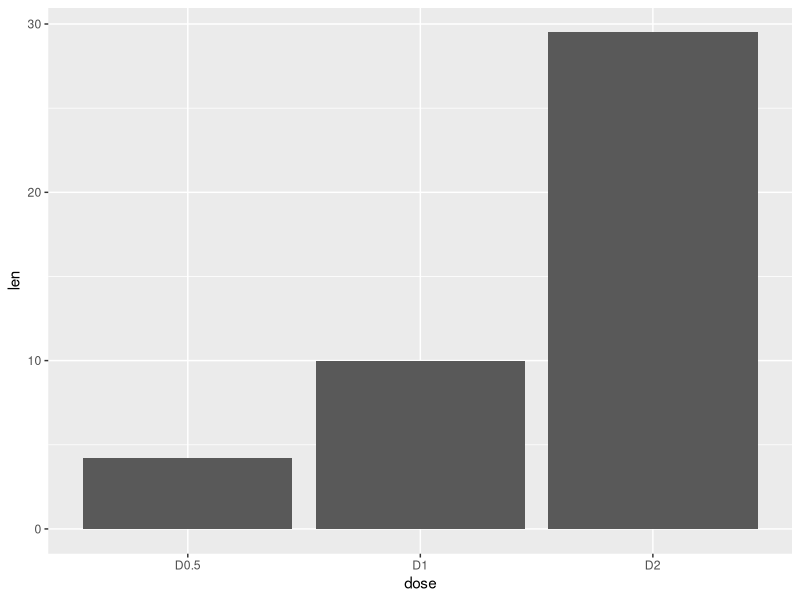
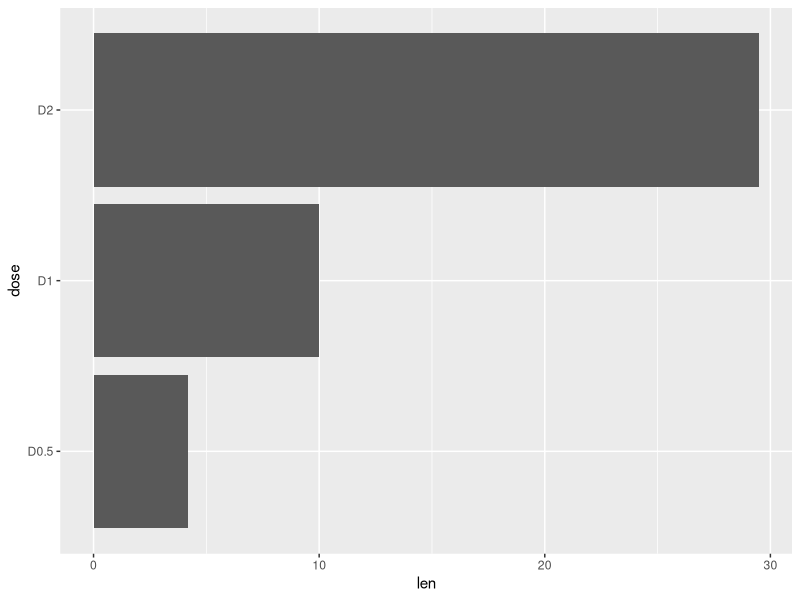
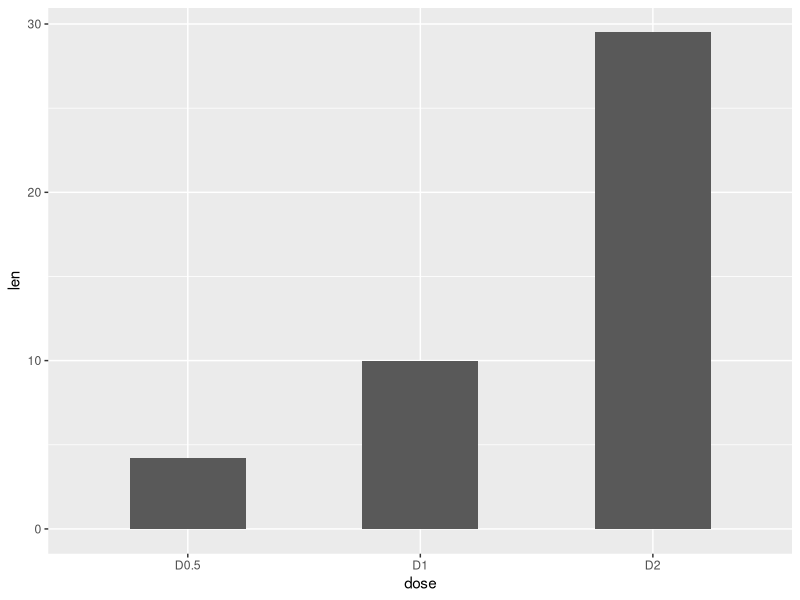
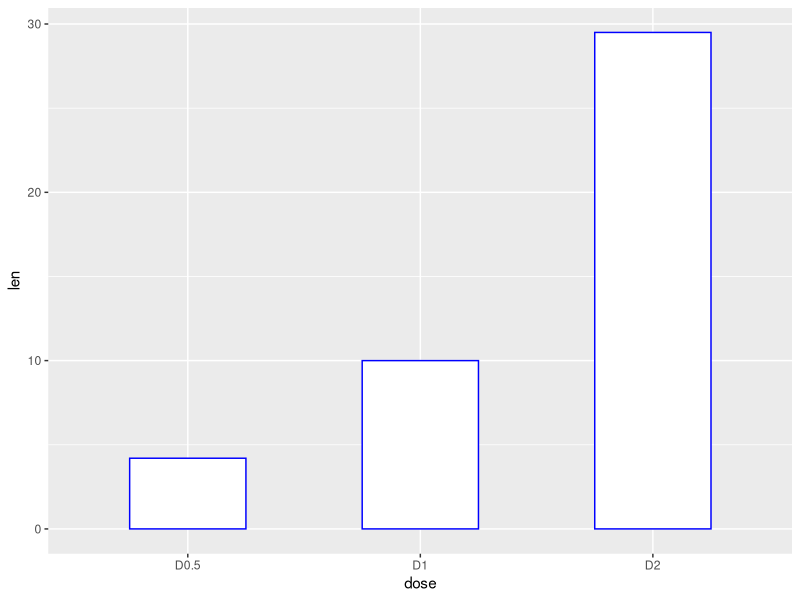
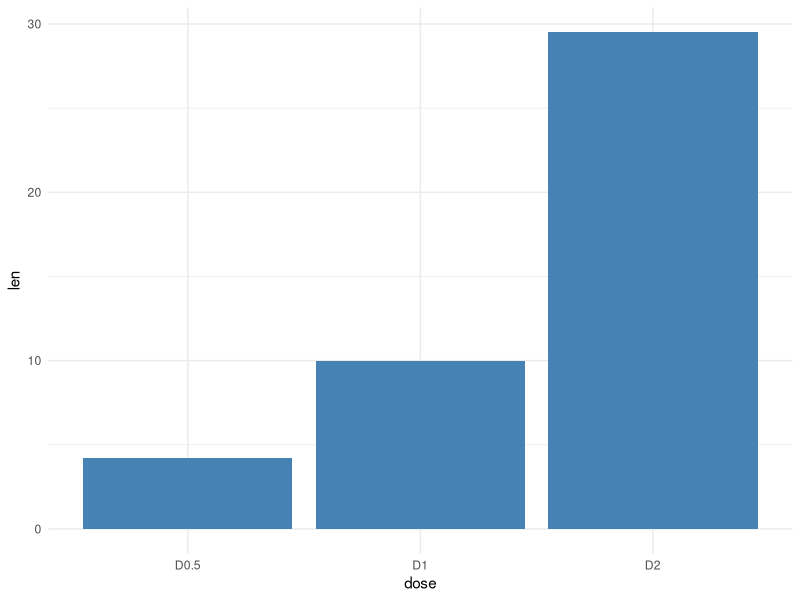
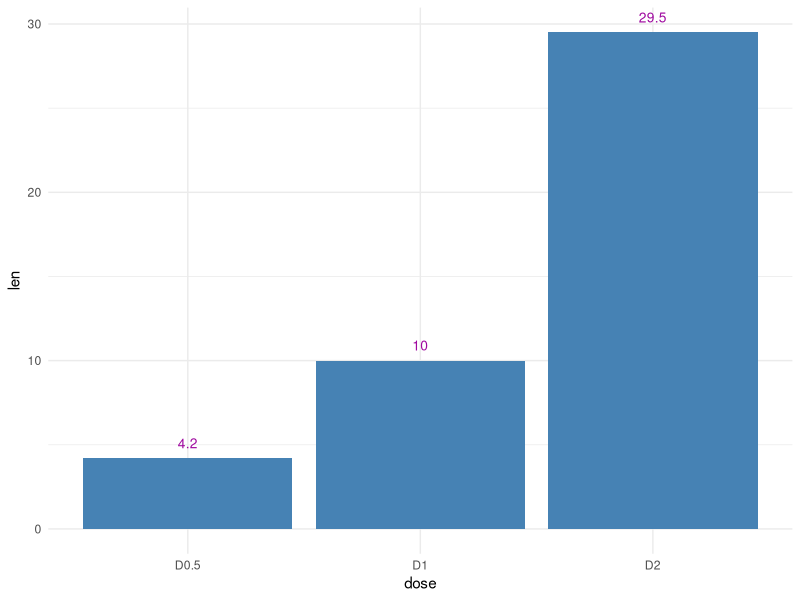
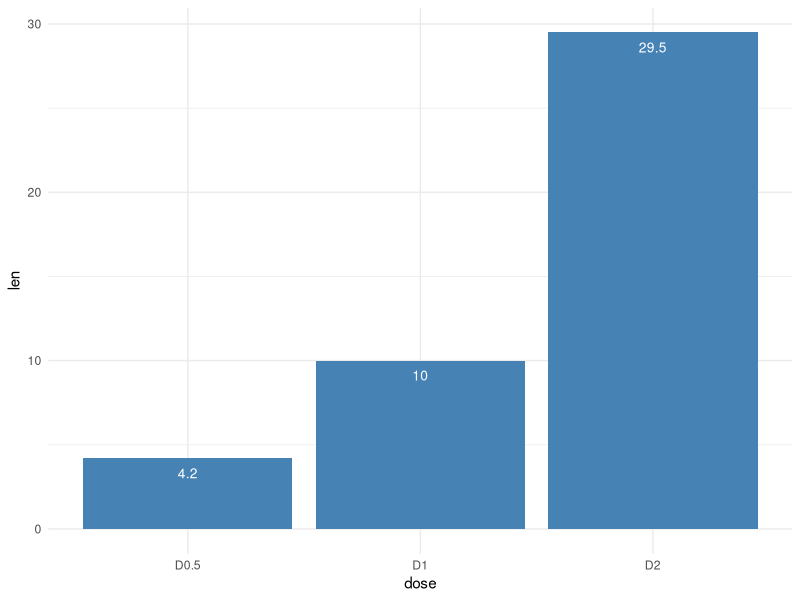
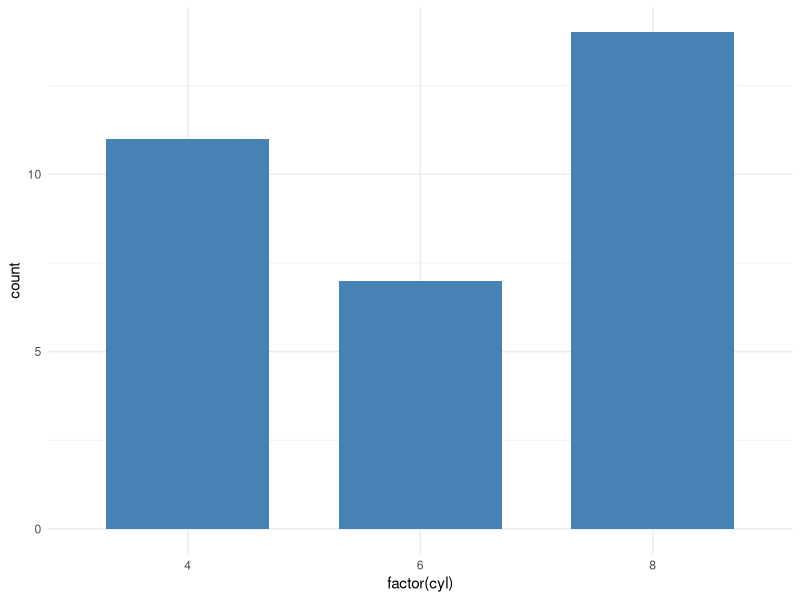

Here is the R script that generated these plots, in order:
# Creating a data frame
dataset = data.frame(dose = c("D0.5", "D1", "D2"), 
                     len = c(4.2, 10.0, 29.5))

library(ggplot2)

# Basic barplot
ggplot(data = dataset, aes(x = dose, y =len)) + 
  geom_bar(stat = "identity")

# Horizontal barplot
ggplot(data = dataset, aes(x = dose, y =len)) + 
  geom_bar(stat = "identity") +
  coord_flip()

# Changing the width of bars
ggplot(data = dataset, aes(x = dose, y =len)) + 
  geom_bar(stat = "identity", width =0.5) 

# Changing colors
ggplot(data = dataset, aes(x = dose, y =len)) + 
  geom_bar(stat = "identity", color = "blue", fill = "white", width = 0.5) 

# Minimal theme with blue fill color
ggplot(data = dataset, aes(x = dose, y =len)) + 
  geom_bar(stat = "identity", fill = "steelblue") +
  theme_minimal()

# Barplot with labels
# Outside bars
ggplot(data = dataset, aes(x = dose, y =len)) + 
  geom_bar(stat = "identity", fill = "steelblue") +
  geom_text(aes(label = len), vjust = -1, size = 3.5, color = "#9F099F") + 
  theme_minimal()

# Inside bars
ggplot(data = dataset, aes(x = dose, y =len)) + 
  geom_bar(stat = "identity", fill = "steelblue") +
  geom_text(aes(label = len), vjust = 2, size = 3.5, color = "white") + 
  theme_minimal()

mycardata = mtcars
# Barplot of counts
# To make a barplot of counts, we will use mtcars dataset

ggplot(data =  mycardata, aes(x = factor(cyl))) + 
  geom_bar(stat = "count", width = 0.7, fill = "steelblue") +
  theme_minimal()


